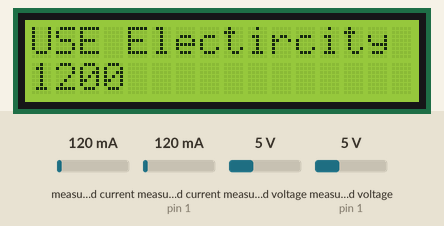
The sketch below on a simulated Arduino Uno, built with avr-gcc and run on an emulated ATmega328P. Shown: 16×2 character LCD. The inputs (shaded band) are chosen by the test bench; at power-on: measured current 120 mA, measured current (sensor on pin 1) 120 mA, measured voltage 5 V, measured voltage (sensor on pin 1) 5 V. What the sketch prints to the serial monitor is not drawn.

Above: at 1.2 s.
1.3 s: measured current (sensor 0) set to 40 mA
At 3.0 s:
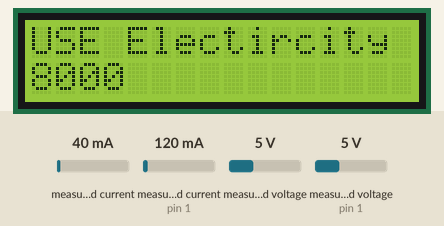
3.6 s: measured current (sensor on pin 1) set to 40 mA
At 5.4 s:
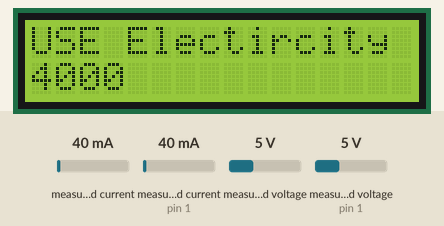
5.9 s: measured voltage (sensor 0) set to 0.3 V
At 6.6 s:
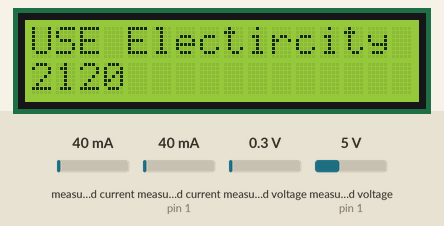
8.2 s: measured voltage (sensor on pin 1) set to 0.3 V
At 11.4 s:
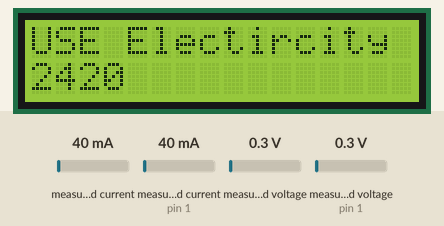
11.7 s: measured current (sensor 0) set to 500 mA
At 12.7 s:
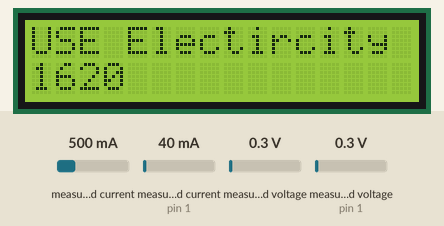
14.0 s: measured current (sensor on pin 1) set to 500 mA
At 15.1 s:
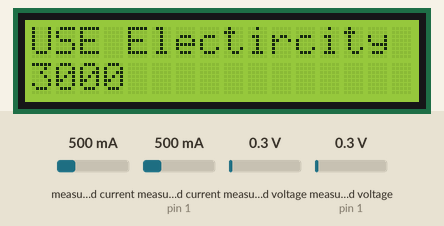
Timing chart, 0 to 17.0 s (numbered marks = the images above; inputs shaded):
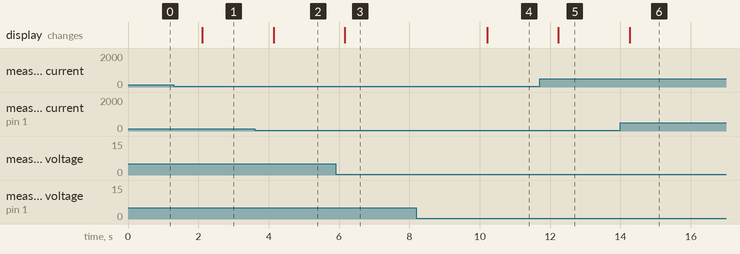

The sketch:

Full.ino
```cpp
#include <Adafruit_INA219.h>
#include <LiquidCrystal_I2C.h>
#include <Wire.h>
#include <LiquidCrystal_I2C.h>
LiquidCrystal_I2C lcd(0x27, 16, 2);
Adafruit_INA219 ina219_A;
Adafruit_INA219 ina219_B(0x41);
void setup(void) {
  Serial.begin(9600);
  uint32_t currentFrequency;
ina219_A.begin();
ina219_B.begin();
lcd.init();
lcd.backlight();
}

void loop(void) {

  float shuntvoltage = 0;
  float busvoltage = 0;
  float current_mA = 0;
  float loadvoltage = 0;
  int power_mW = 0;
  int bpower_mW = 0;
//  shuntvoltage = ina219.getShuntVoltage_mV();       // 션트저항에 걸리는 전압 측정 (션트 전압으로 인해 드롭된 전압)
//  busvoltage = ina219.getBusVoltage_V();            // 버스전압 - 션트전압
//  current_mA = ina219.getCurrent_mA();              // 사용 전류
  power_mW = ina219_A.getPower_mW();                  // 사용 전력
//  loadvoltage = busvoltage + (shuntvoltage / 1000); // 공급 전압
  bpower_mW = ina219_B.getPower_mW();
  String Data = "{\"a\":\"";
  Data += power_mW;
  Data += "\",\"b\":\"";
  Data += bpower_mW;
  Data += "\"}";
//  Serial.print(power_mW);
  Serial.println(Data);

int total = power_mW+ bpower_mW;
 lcd.setCursor(0, 0);
lcd.print("USE Electircity");
lcd.setCursor(0, 1);
lcd.print(total);


  delay(2000);
}
```

Measured:
- after the input at 1.3 s, the display: changes after 0.81 s (image 1)
- after the input at 3.6 s, the display: changes after 0.54 s (image 2)
- after the input at 5.9 s, the display: changes after 0.26 s (image 3)
- after the input at 8.2 s, the display: changes after 2.0 s (image 4)
- after the input at 11.7 s, the display: changes after 0.54 s (image 5)
- after the input at 14.0 s, the display: changes after 0.26 s (image 6)
